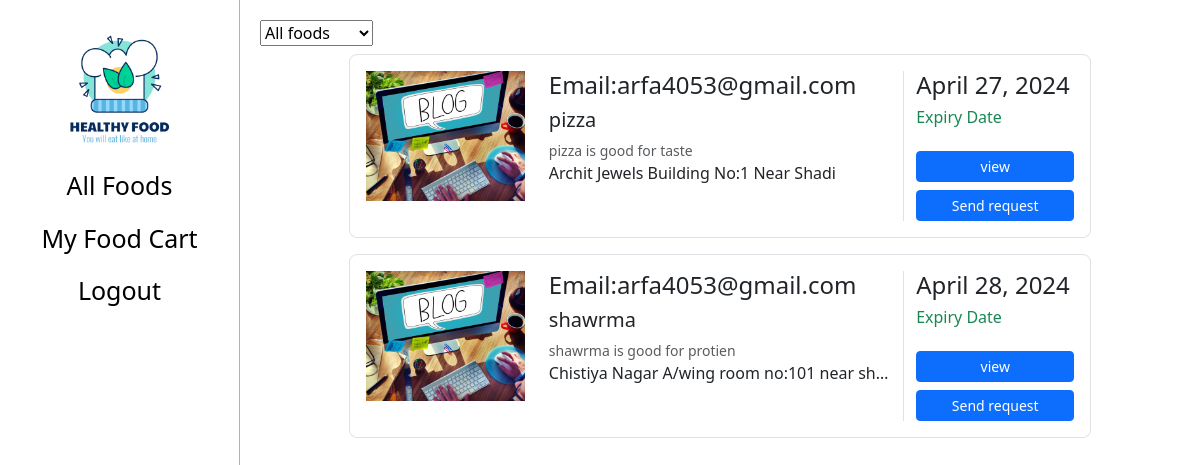
The app's page /user-food-list, older data.
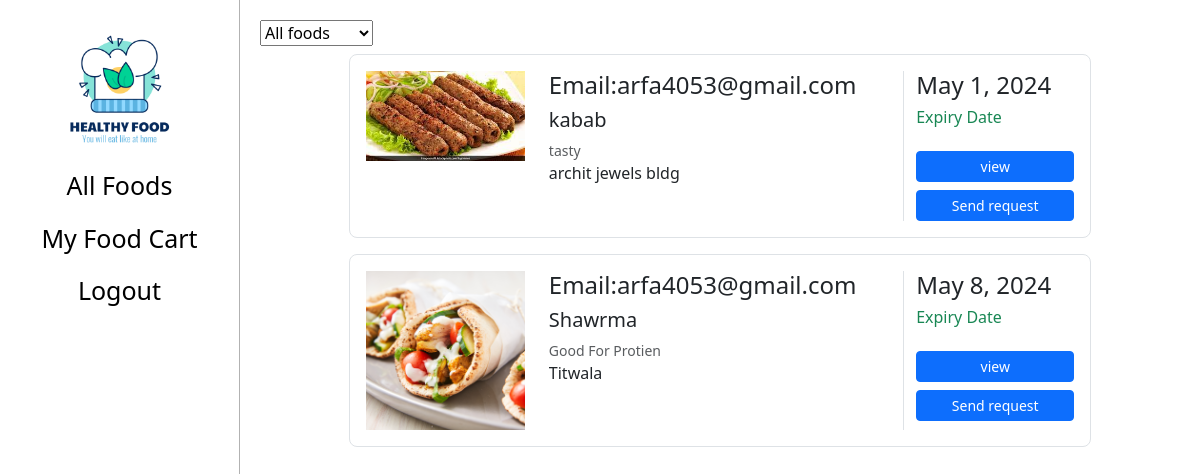
The same page, newer data.
### donorApp/models.py (models this page shows)
class Food(models.Model):
    donor = models.ForeignKey(User, on_delete=models.CASCADE)
    name = models.CharField(max_length=100)
    description = models.TextField()
    expiry_date = models.DateField()
    pickup_address = models.TextField()
    image = models.ImageField(upload_to='food_images/')

### donorApp/views.py (the view)
# urls.py: path("user-food-list",userFoodList),
def userFoodList(request):
    if(not request.user.is_staff):
        foods=Food.objects.all()
        sorting_options = ['All foods', 'Sort by date']
        return render(request,"userfoodlist.html",{"foods":foods,'sorting_options': sorting_options})
    return redirect("/")

### donorApp/templates/userfoodlist.html (shortened to what this page needs)
{% extends 'user.html' %} {%load static%} {% block content %} {%if foods%}
<section style="width: 100%">
  <select name="sort_option" id="sort_option" onchange="handleSortOption()">
    {% for option in sorting_options %}
        <option value="{{ option }}">{{ option }}</option>
    {% endfor %}
</select>
  <div class="container mt-2">
    {%for i in foods%}
    <div class="row justify-content-center mb-3">
      <div class="col-md-12 col-xl-10">
        <div class="card shadow-0 border rounded-3">
          <div class="card-body">
            <div class="row">
              <div class="col-md-12 col-lg-3 col-xl-3 mb-4 mb-lg-0">
                <div class="bg-image hover-zoom ripple rounded ripple-surface">
                  <img src="{{i.image.url}}" class="w-100" />
                </div>
              </div>
              <div class="col-md-6 col-lg-6 col-xl-6">
                <h4>Email:{{i.donor.email}} &nbsp;</h4>
                <h5>{{i.name}}</h5>
                <div class="mt-1 mb-0 text-muted small">{{i.description}}</div>
                <p class="text-truncate mb-4 mb-md-0">{{i.pickup_address}}</p>
              </div>
              <div
                class="col-md-6 col-lg-3 col-xl-3 border-sm-start-none border-start"
              >
                <div class="d-flex flex-row align-items-center mb-1">
                  <h4 class="mb-1 me-1">{{i.expiry_date}}</h4>
                </div>
                <h6 class="text-success">Expiry Date</h6>
                <div class="d-flex flex-column mt-4">
                  <a
                    href="/viewfood/{{i.id}}"
                    class="btn btn-primary btn-sm"
                    role="button"
                    >view</a
                  >
                  <a
                    href="/sendrequest/{{i.id}}"
                    class="btn btn-primary btn-sm mt-2"
                    onclick="sendRequest()"
                    role="button"
                    >Send request</a
                  >
                </div>
              </div>
            </div>
          </div>
        </div>
      </div>
    </div>
    {%endfor%}
  </div>
</section>
{%else%}
<h1>No Foods Found!!</h1>
{%endif%} {% endblock %}

### donorApp/templates/user.html (shortened to what this page needs)
{%load static%}
<!DOCTYPE html>
<html lang="en">
  <head>
    <link
      href="https://cdn.jsdelivr.net/npm/bootstrap@5.3.3/dist/css/bootstrap.min.css"
      rel="stylesheet"
    />
    <link
      rel="stylesheet"
      href="https://cdn.jsdelivr.net/npm/bootstrap-icons@1.11.2/font/bootstrap-icons.min.css"
    />
    <link
      rel="stylesheet"
      href="https://unpkg.com/bs-brain@2.0.3/components/sidebars/sidebar-1/assets/css/sidebar-1.css"
    />
    <link rel="stylesheet" href="{% static 'css/index.css'%}" />
  </head>
  <body>
    <aside>
      <div id="brand">
        <img src="{%static 'img/logo.jpg'%}" alt="" class="img-fluid" />
      </div>
      <ul class="list">
        <a href="/user-food-list"><li>All Foods</li></a>
        <a href="/myfoodcart"><li>My Food Cart</li></a>
        <a href="/logout"><li>Logout</li></a>
      </ul>
    </aside>
    <div id="main">{% block content %} {% endblock %}</div>
  </body>
</html>

### donorApp/templates/user.html (style rules this page uses)
aside { width: 20%; height: 100vh; border-right: 1px solid rgba(0, 0, 0, 0.3); position: relative; float: left; }
#brand { width: 70%; height: auto; margin: auto; }
#main { padding: 20px; display: flex; justify-content: start; height: 100vh; overflow-y: auto; }
.list { list-style: none; display: flex; flex-direction: column; justify-content: center; font-size: 25px; margin: 0px; padding: 0px; text-align: center; }
.list a { color: black; font-style: normal; text-decoration: none; }
.list li { margin-bottom: 15px; }

Row changes from the older to the newer data that the page shows:
removed Food: image (picture), donor.email "arfa4053@gmail.com", name "pizza", description "pizza is good for taste", pickup_address "Archit Jewels Building No:1 Near Shadi", expiry_date "April 27, 2024"
removed Food: image (picture), donor.email "arfa4053@gmail.com", name "shawrma", description "shawrma is good for protien", pickup_address "Chistiya Nagar A/wing room no:101 near sh…", expiry_date "April 28, 2024"
added Food: image (picture), donor.email "arfa4053@gmail.com", name "kabab", description "tasty", pickup_address "archit jewels bldg", expiry_date "May 1, 2024"
added Food: image (picture), donor.email "arfa4053@gmail.com", name "Shawrma", description "Good For Protien", pickup_address "Titwala", expiry_date "May 8, 2024"
